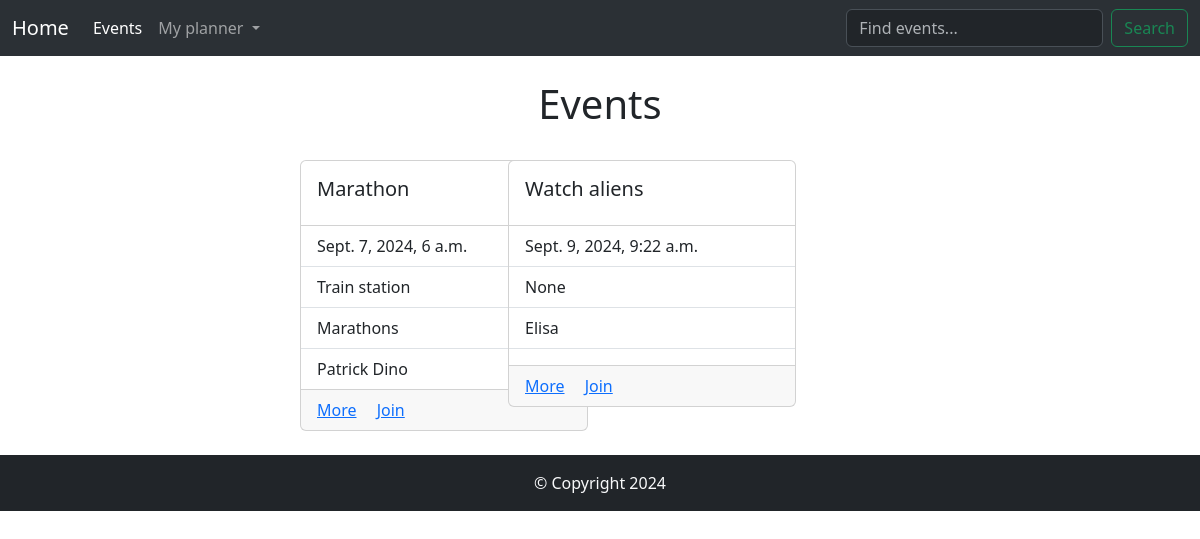
/planner, run on an earlier commit of the app's database.
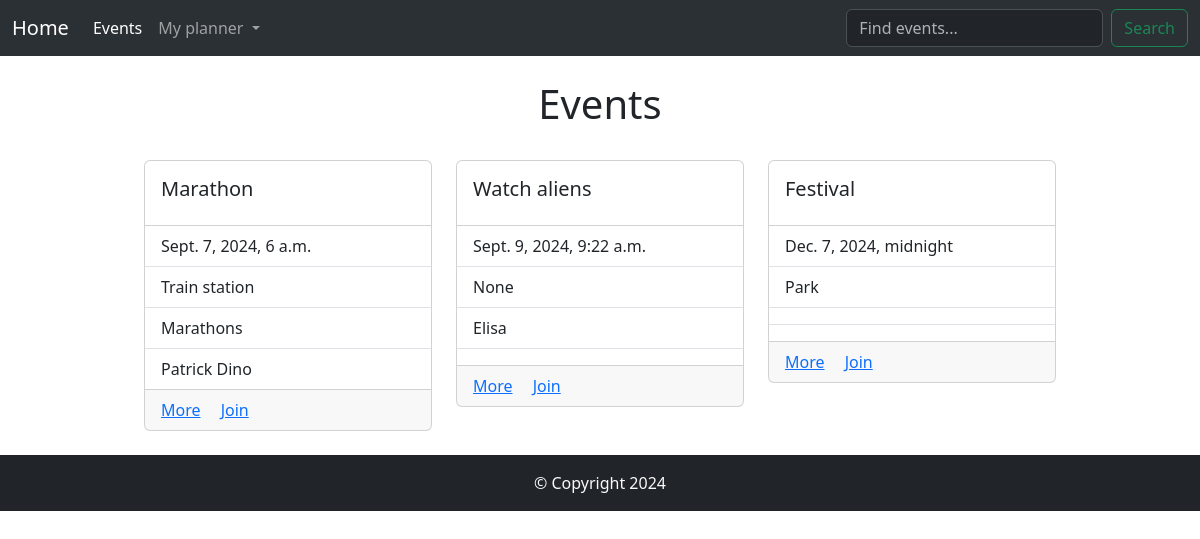
And on a later commit of the database.
### myevents/models.py (models this page shows)
class Event(models.Model):
    name_event = models.CharField('Event name', max_length=120)
    date_event = models.DateTimeField('Event date')
    venue_event = models.ForeignKey(Venue, blank=True, null=True, on_delete=models.CASCADE)
    manager_event = models.CharField(max_length=60)
    description = models.TextField(blank=True)
    attendees = models.ManyToManyField(AgendaUser, blank=True)
    def __str__(self):
        return self.name_event

class Venue(models.Model):
    name_venue = models.CharField('Venue name', max_length=120)
    address = models.CharField(max_length=200)
    zip_code = models.CharField(max_length=15)
    phone = models.CharField('Contact Phone', max_length=12, blank=True)
    def __str__(self):
        return self.name_venue

class AgendaUser(models.Model):
    first_name = models.CharField(max_length=25)
    last_name = models.CharField(max_length=25)
    email = models.EmailField('User email')
    def __str__(self):
        return self.first_name + ' ' + self.last_name

### myevents/views.py (the view)
# urls.py: path('planner', views.planner, name="planner"),
def planner(request):
    event_list = Event.objects.all().order_by('date_event')
    return render(request, 'myPlanner.html', {'event_list':event_list})

### myevents/templates/myPlanner.html (shortened to what this page needs)
{% extends 'base.html' %}
{% block content %}
<br />
<h1 class="text-center">Events</h1>
<br />
<div class="d-flex justify-content-center">
<div class="row row-cols-1 row-cols-md-3 g-4 ">
        {% for event in event_list %}
    <div class="col">
        <div class="card" style="width: 18rem;">
            <div class="card-body">
                <h5 class="card-title">{{ event }}</h5>
            </div>
            <ul class="list-group list-group-flush">
                <li class="list-group-item">{{ event.date_event }}</li>
                <li class="list-group-item">{{ event.venue_event }}</li>
                <li class="list-group-item">{{ event.manager_event }}</li>
                <li class="list-group-item">{% for attendees in event.attendees.all %}
                    {{ attendees }}
                    {% endfor %}</li>
            </ul>
            <div class="card-footer">
                <a href="{% url 'show_event' event.id %}" class="card-link">More</a>
                <a href="{% url 'show_event' event.id %}" class="card-link">Join</a>
            </div>
        </div>
    </div>
    {% endfor %}
</div>
</div>
<br />
{% endblock %}

What changed in the data, as far as the page shows it:
added Event: name_event "Festival", date_event "Dec. 7, 2024, midnight", venue_event "Park"
